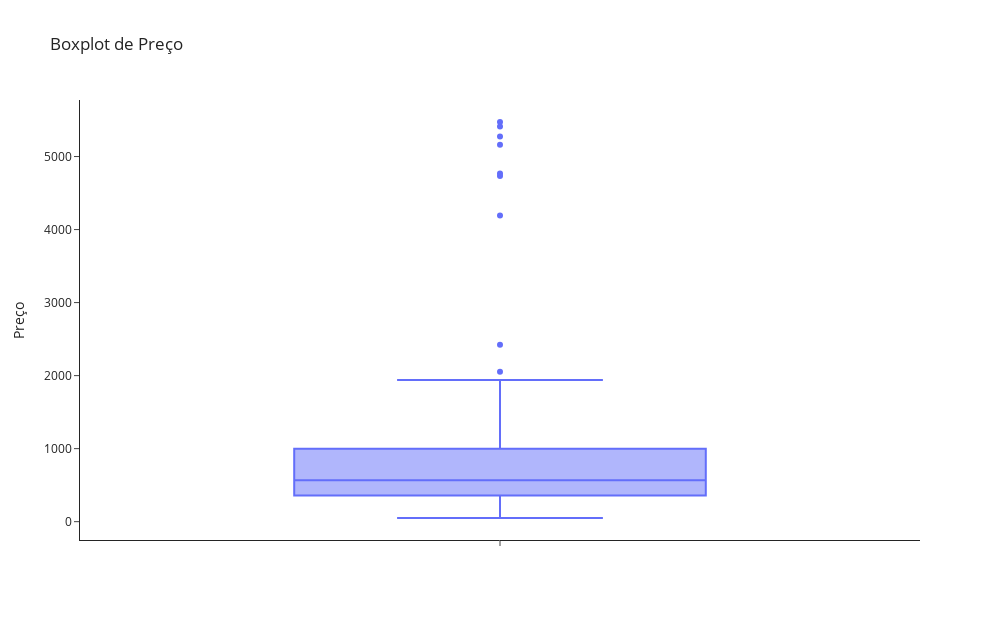

The notebook cell this image was saved under:
### Markdown cell above
### Criando Boxplot para a variável **Preço**

### Code cell
# Plotando o boxplot para a variável Preço
boxplots(dados,'Preço')

### Figure 1 — Plotly figure (JSON) as saved in the notebook; plotly's stock layout.template omitted (floating-point values rounded to 4 significant figures)
{"data": [{"alignmentgroup": "True", "hovertemplate": "Preço=%{y}<extra></extra>", "legendgroup": "", "marker": {"color": "#636efa"}, "name": "", "notched": false, "offsetgroup": "", "orientation": "v", "quartilemethod": "exclusive", "showlegend": false, "type": "box", "x0": " ", "xaxis": "x", "y": [1264.0, 1939.0, 444.6, 440.3, 1657.0, 250.3, 958.8, 5413.0, 565.6, 316.7, 2421.0, 936.0, 587.8, 999.8, 411.4, 949.8, 1209.0, 4191.0, 1798.0, 696.2, 1253.0, 692.7, 90.72, 1069.0, 641.1, 550.6, 356.7, 168.3, 570.0, 466.2, 387.1, 119.5, 4768.0, 468.2, 293.9, 577.4, 452.3, 615.1, 5275.0, 1708.0, 629.8, 59.51, 324.7, 469.5, 75.22, 663.8, 376.2, 491.1, 82.82, 577.2, 385.6, 222.6, 4733.0, 656.7, 1347.0, 347.4, 50.12, 5473.0, 60.61, 785.4, 463.8, 585.9, 165.8, 2054.0, 1036.0, 506.8, 595.1, 419.3, 527.8, 238.5, 378.1, 505.6, 5160.0, 673.9, 57.45, 137.9, 342.9, 674.2, 537.5], "y0": " ", "yaxis": "y"}], "layout": {"boxmode": "group", "height": 620, "legend": {"tracegroupgap": 0}, "title": {"text": "Boxplot de Preço"}, "width": 1000, "xaxis": {"anchor": "y", "domain": [0, 1]}, "yaxis": {"anchor": "x", "domain": [0, 1], "title": {"text": "Preço"}}}}
